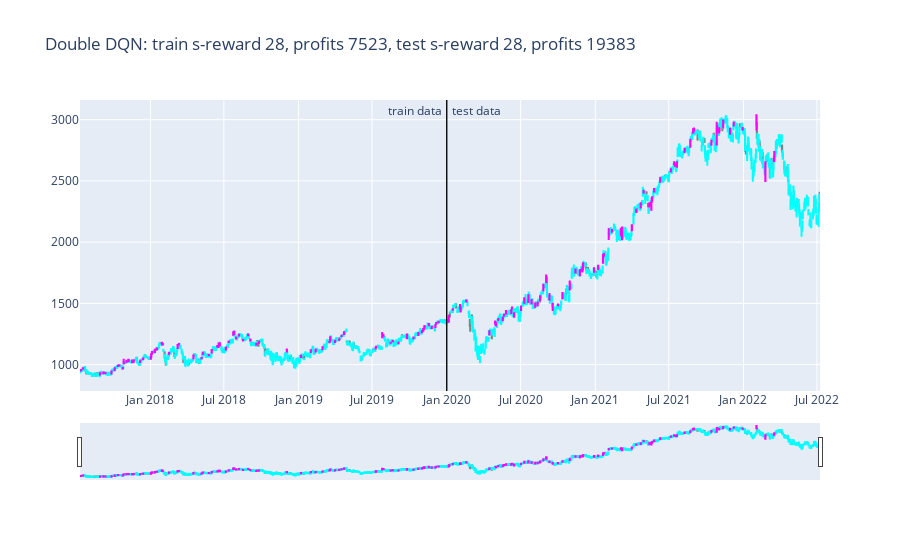

The code cell stored with this chart in its notebook:
### Code cell
plot_train_test_by_q(Environment1(train), Environment1(test), Q, 'Double DQN')
